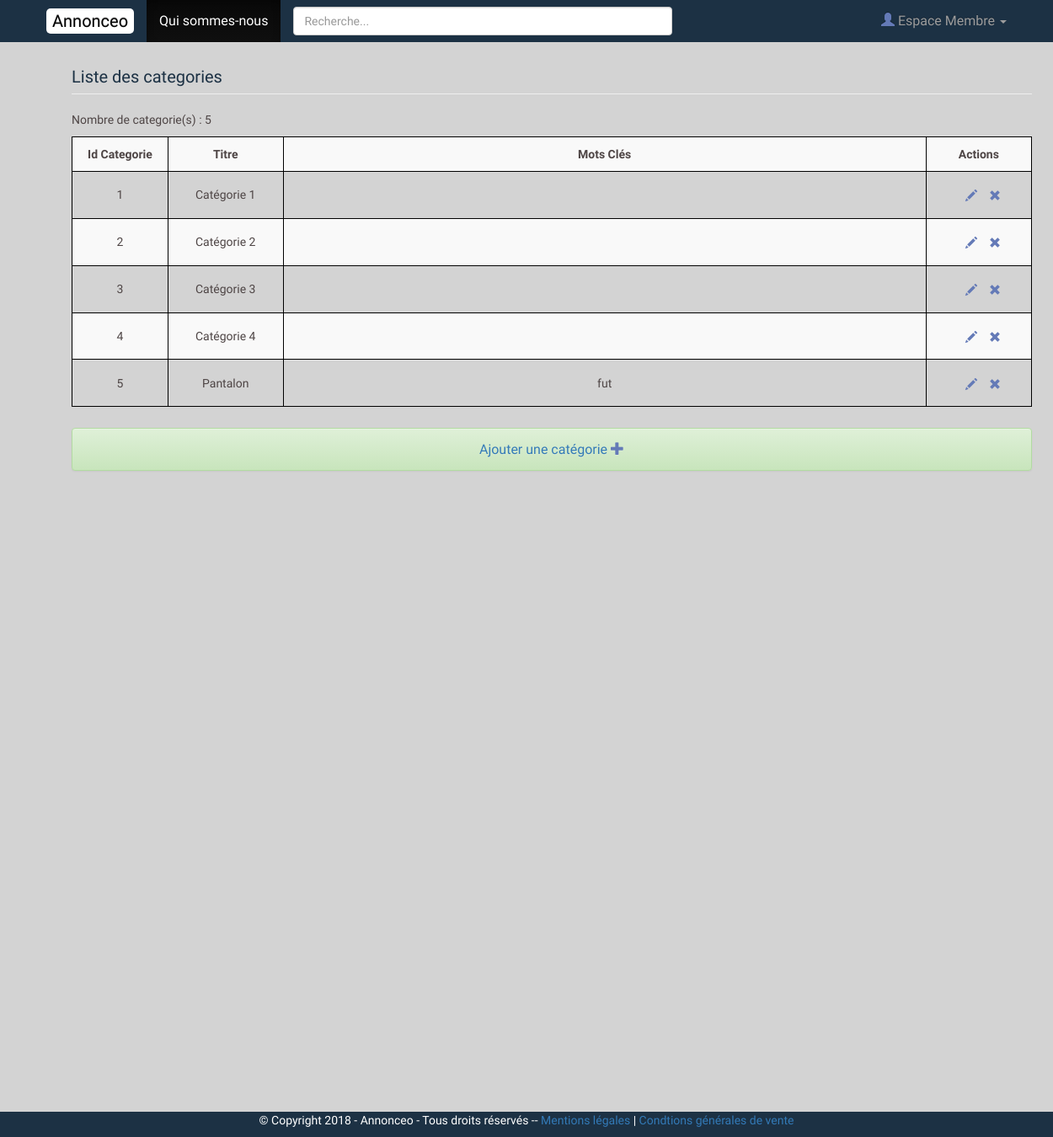
The app's page /php/back_office/gestion_categories.php with its own data.
### tables this page shows
CREATE TABLE `categorie` (
  `id_categorie` int(3) NOT NULL,
  `titre` varchar(255) NOT NULL,
  `motscles` text NOT NULL
);

### php/back_office/gestion_categories.php (the view, shortened to what this page needs)
<?php
require_once('../../php_inc/init.php');
require_once('../../php_inc/header.php');
$contenu='';
$resul = $pdo->query("SELECT * FROM categorie");
$contenu .="<h2 class='page-header' > Liste des categories</h2>";
$contenu .="<p>Nombre de categorie(s) : ".$resul->rowCount()."</p>";
$contenu .="<table class='table-striped table-categorie'>
            <tr>";
$contenu .='<th class="th_categorie">Id Categorie</th>';
$contenu .='<th class="th_titre">Titre</th>';
$contenu .='<th class="th_motscles">Mots Clés</th>';
$contenu .='<th class="th_actions">Actions</th>';
$contenu .="</tr>";
while($ligne = $resul->fetch(PDO::FETCH_ASSOC))
{
$contenu .='<tr>';
$contenu .='<td>'.$ligne['id_categorie'].'</td>';
$contenu .='<td>'.$ligne['titre'].'</td>';
$contenu .='<td>'.$ligne['motscles'].'</td>';
$contenu .='<td><a href="?action=modification&id_categorie='.$ligne['id_categorie'].'"><span class="glyphicon modif glyphicon-pencil" aria-hidden="true"></span></a>
            <a href="?action=suppression&id_categorie='.$ligne['id_categorie'].'"onclick=
            "return(confirm(\'Etes vous certain de vouloir supprimer cette categorie :'.$ligne['titre'].'?\'))"><span class="glyphicon glyphicon-remove" aria-hidden="true"></span></a></td>';
$contenu .='</tr>';
}
$contenu .='<table>';
$contenu .='<h3 class="link_categorie alert alert-success"><a href="?action=ajout&id_categorie=">Ajouter une catégorie </a><span class="glyphicon glyphicon-plus" aria-hidden="true"></span></h3><br>';
   echo $contenu;
?>
<?php
require_once('../../php_inc/footer.php');

### assets/css/style.css (style rules this page uses)
body { background: lightgray; color: #4e4545; font-family: Play; min-height: 1350px; padding: 70px; }
h2 { margin: 0; font-size: 20px; color: #1C3144; }
h3 { font-size: 16px; margin: 10px 0; text-align: center; }
.page-header { margin: 10px 0 20px; }
table.table-striped { width:100%; }
table.table-striped th { padding:10px; text-align: center; border:1px solid black; }
.table-striped td { padding:10px; text-align: center; border:1px solid black; }
th.th_categorie { width:10%; }
th.th_titre { width:12%; }
th.th_motscles { width:67%; }
th.th_actions { width:12%; }
.glyphicon.modif { color:#647ab7; padding: 10%; }
.glyphicon { color:#647ab7; }
.link_categorie { margin-top: 25px; text-decoration: none; text-align: center; }

### records on screen
categorie: id_categorie "1", titre "Catégorie 1"
categorie: id_categorie "2", titre "Catégorie 2"
categorie: id_categorie "3", titre "Catégorie 3"
categorie: id_categorie "4", titre "Catégorie 4"
categorie: id_categorie "5", titre "Pantalon", motscles "fut"

### other values on screen
$resul->rowCount() "5"
